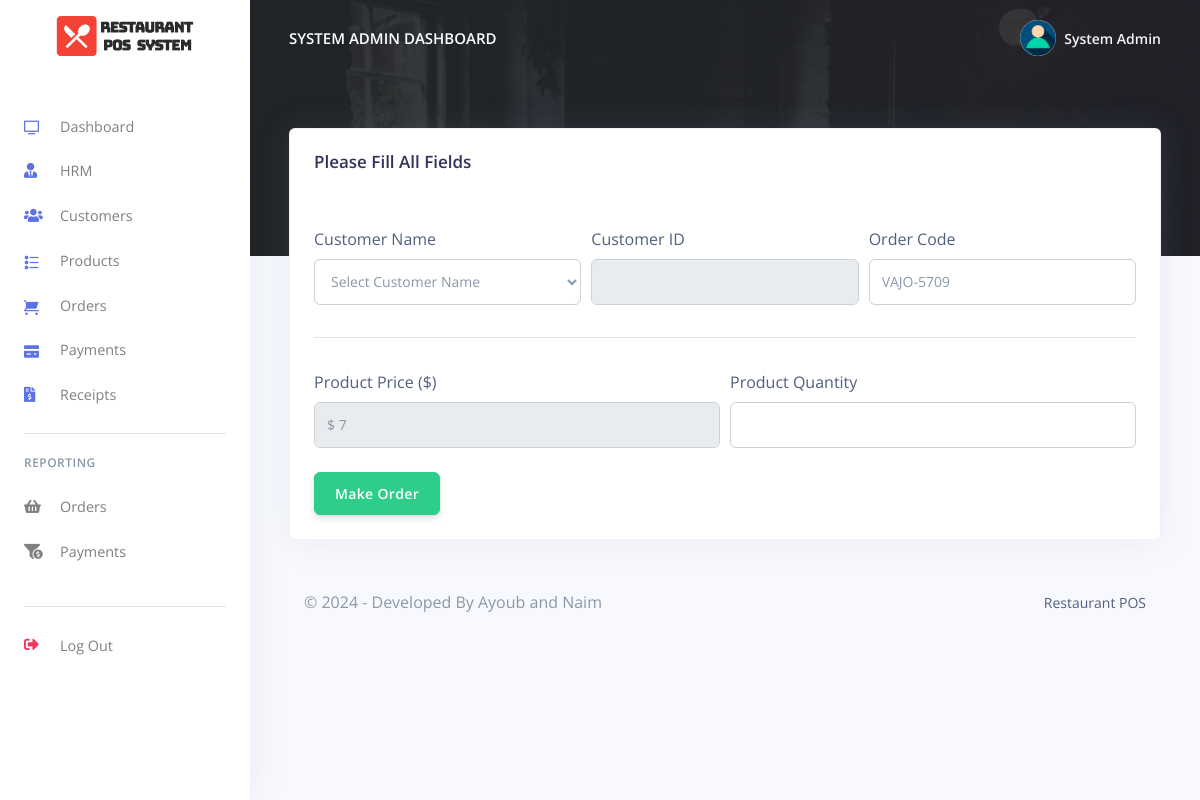
The page /Restro/admin/make_oder.php?prod_id=06dc36c1be&prod_name= Philly Cheesesteak&prod_price=7 (signed in) on the database its author committed.
### tables this page shows
CREATE TABLE `rpos_admin` (
  `admin_id` varchar(200) NOT NULL,
  `admin_name` varchar(200) NOT NULL,
  `admin_email` varchar(200) NOT NULL,
  `admin_password` varchar(200) NOT NULL
);

CREATE TABLE `rpos_products` (
  `prod_id` varchar(200) NOT NULL,
  `prod_code` varchar(200) NOT NULL,
  `prod_name` varchar(200) NOT NULL,
  `prod_img` varchar(200) NOT NULL,
  `prod_desc` longtext NOT NULL,
  `prod_price` varchar(200) NOT NULL,
  `created_at` timestamp(6) NOT NULL DEFAULT current_timestamp(6) ON UPDATE current_timestamp(6)
);

### Restro/admin/config/code-generator.php (called while the page is built, shortened)
<?php
    $length = 4;
    $alpha= substr(str_shuffle("QWERTYUIOPLKJHGFDSAZXCVBNM"),1,$length);
    $beta = substr(str_shuffle("1234567890"),1,$length);
?>

### Restro/admin/make_oder.php (the view, shortened to what this page needs)
<?php
include('config/config.php');
include('config/code-generator.php');
require_once('partials/_head.php');
?>
<body>
  <?php
  require_once('partials/_sidebar.php');
  ?>
  <div class="main-content">
    <?php
    require_once('partials/_topnav.php');
    ?>
    <div class="container-fluid mt--8">
      <div class="row">
        <div class="col">
          <div class="card shadow">
            <div class="card-header border-0">
              <h3>Please Fill All Fields</h3>
            </div>
            <div class="card-body">
              <form method="POST" enctype="multipart/form-data">
                <div class="form-row">
                  <div class="col-md-4">
                    <label>Customer Name</label>
                    <select class="form-control" name="customer_name" id="custName" onChange="getCustomer(this.value)">
                      <option value="">Select Customer Name</option>
                    </select>
                  </div>
                  <div class="col-md-4">
                    <label>Customer ID</label>
                    <input type="text" name="customer_id" readonly id="customerID" class="form-control">
                  </div>
                  <div class="col-md-4">
                    <label>Order Code</label>
                    <input type="text" name="order_code" value="<?php echo $alpha; ?>-<?php echo $beta; ?>" class="form-control" value="">
                  </div>
                </div>
                <hr>
                <?php
                $prod_id = $_GET['prod_id'];
                $ret = "SELECT * FROM  rpos_products WHERE prod_id = '$prod_id'";
                $stmt = $mysqli->prepare($ret);
                $stmt->execute();
                $res = $stmt->get_result();
                while ($prod = $res->fetch_object()) {
                ?>
                  <div class="form-row">
                    <div class="col-md-6">
                      <label>Product Price ($)</label>
                      <input type="text" readonly name="prod_price" value="$ <?php echo $prod->prod_price; ?>" class="form-control">
                    </div>
                    <div class="col-md-6">
                      <label>Product Quantity</label>
                      <input type="text" name="prod_qty" class="form-control" value="">
                    </div>
                  </div>
                <?php } ?>
                <br>
                <div class="form-row">
                  <div class="col-md-6">
                    <input type="submit" name="make" value="Make Order" class="btn btn-success" value="">
                  </div>
                </div>
              </form>
            </div>
          </div>
        </div>
      </div>
      <?php
      require_once('partials/_footer.php');
      ?>
    </div>
  </div>
</body>
</html>

### Restro/admin/partials/_sidebar.php (shortened to what this page needs)
<?php
$admin_id = $_SESSION['admin_id'];
$ret = "SELECT * FROM  rpos_admin  WHERE admin_id = '$admin_id'";
$stmt = $mysqli->prepare($ret);
$stmt->execute();
$res = $stmt->get_result();
while ($admin = $res->fetch_object()) {
?>
  <nav class="navbar navbar-vertical fixed-left navbar-expand-md navbar-light bg-white" id="sidenav-main">
    <div class="container-fluid">
      <a class="navbar-brand pt-0" href="dashboard.php">
        <img src="assets/img/brand/repos.png" class="navbar-brand-img" alt="...">
      </a>
      <div class="collapse navbar-collapse" id="sidenav-collapse-main">
        <ul class="navbar-nav">
          <li class="nav-item">
            <a class="nav-link" href="dashboard.php">
              <i class="ni ni-tv-2 text-primary"></i> Dashboard
            </a>
          </li>
          <li class="nav-item">
            <a class="nav-link" href="hrm.php">
              <i class="fas fa-user-tie text-primary"></i> HRM
            </a>
          </li>
          <li class="nav-item">
            <a class="nav-link" href="customes.php">
              <i class="fas fa-users text-primary"></i> Customers
            </a>
          </li>
          <li class="nav-item">
            <a class="nav-link" href="products.php">
              <i class="ni ni-bullet-list-67 text-primary"></i>Products
            </a>
          </li>
          <li class="nav-item">
            <a class="nav-link" href="orders.php">
              <i class="ni ni-cart text-primary"></i> Orders
            </a>
          </li>
          <li class="nav-item">
            <a class="nav-link" href="payments.php">
              <i class="ni ni-credit-card text-primary"></i> Payments
            </a>
          </li>
          <li class="nav-item">
            <a class="nav-link" href="receipts.php">
              <i class="fas fa-file-invoice-dollar text-primary"></i> Receipts
            </a>
          </li>
        </ul>
        <hr class="my-3">
        <h6 class="navbar-heading text-muted">Reporting</h6>
        <ul class="navbar-nav mb-md-3">
          <li class="nav-item">
            <a class="nav-link" href="orders_reports.php">
              <i class="fas fa-shopping-basket"></i> Orders
            </a>
          </li>
          <li class="nav-item">
            <a class="nav-link" href="payments_reports.php">
              <i class="fas fa-funnel-dollar"></i> Payments
            </a>
          </li>
        </ul>
        <hr class="my-3">
        <ul class="navbar-nav mb-md-3">
          <li class="nav-item">
            <a class="nav-link" href="logout.php">
              <i class="fas fa-sign-out-alt text-danger"></i> Log Out
            </a>
          </li>
        </ul>
      </div>
    </div>
  </nav>
<?php } ?>

### Restro/admin/partials/_topnav.php (shortened to what this page needs)
<?php
$admin_id = $_SESSION['admin_id'];
$ret = "SELECT * FROM  rpos_admin  WHERE admin_id = '$admin_id'";
$stmt = $mysqli->prepare($ret);
$stmt->execute();
$res = $stmt->get_result();
while ($admin = $res->fetch_object()) {
?>
    <nav class="navbar navbar-top navbar-expand-md navbar-dark" id="navbar-main">
        <div class="container-fluid">
            <a class="h4 mb-0 text-white text-uppercase d-none d-lg-inline-block" href="dashboard.php"><?php echo $admin->admin_name; ?> Dashboard</a>
            <ul class="navbar-nav align-items-center d-none d-md-flex">
                <li class="nav-item dropdown">
                    <a class="nav-link pr-0" href="#" role="button" data-toggle="dropdown" aria-haspopup="true" aria-expanded="false">
                        <div class="media align-items-center">
                            <span class="avatar avatar-sm rounded-circle">
                                <img alt="Image placeholder" src="assets/img/theme/user-a-min.png">
                            </span>
                            <div class="media-body ml-2 d-none d-lg-block">
                                <span class="mb-0 text-sm  font-weight-bold"><?php echo $admin->admin_name; ?></span>
                            </div>
                        </div>
                    </a>
                </li>
            </ul>
        </div>
    </nav>
<?php } ?>

### rows shown on the page
rpos_admin: admin_name "SYSTEM ADMIN", admin_name "System Admin"
rpos_products: prod_price "$ 7"
